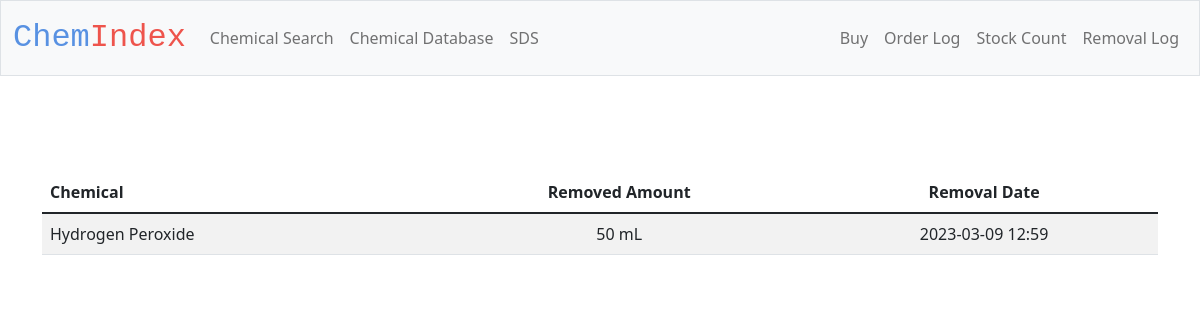
/removal_data, run on an earlier commit of the app's database.
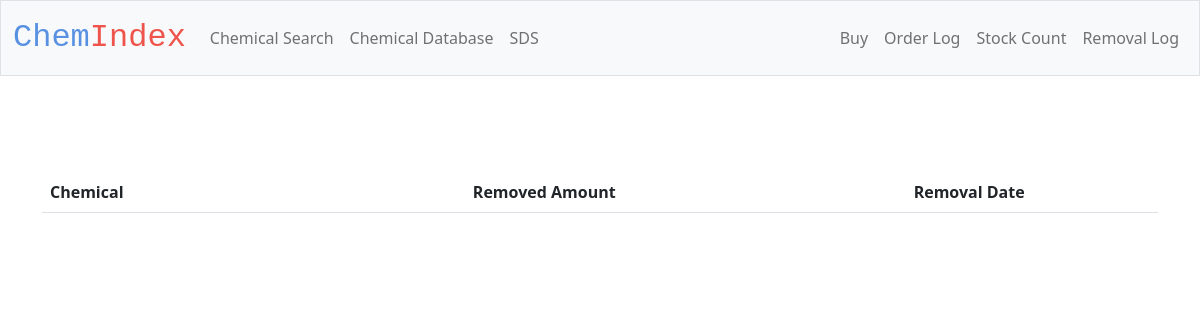
And on a later commit of the database.
### tables this page shows
CREATE TABLE orders (
    chemical TEXT NOT NULL,
    amount INTEGER NOT NULL,
    unit INTEGER NOT NULL, 
    time DATETIME NOT NULL,
    user TEXT, 
    priority INTEGER NOT NULL, purchase_time DATETIME);

### app.py (the view)
@app.route("/removal_data")
def removal_data():
    with sqlite3.connect(db_path) as db:
        data = db.execute("SELECT * FROM orders WHERE amount < 0 ORDER BY time DESC")
        return render_template("stock_removal.html", orders = data)

### templates/stock_removal.html (shortened to what this page needs)
{% extends "layout.html" %}
{% block main %}
<main class="container py-5">
    <table class="table table-striped" id ="purchase_table" name="purchase_table">
        <thead>
            <tr>
                <th class="text-start">Chemical</th>
                <th class="text-center"> Removed Amount</th>
                <th class="text-center">Removal Date</th>
            </tr>
        </thead>
       <tbody>
        {% for row in orders %}
                <tr>
                    <form action="/purchase" method="post">
                    <td class="text-start"> {{row[0]}}</td>
                    <td class="text-center">{{row[1] * -1}} {{row[2]}}</td>
                    <td class="text-center">{{row[3]}}</td>
                </tr>
        {% endfor %}
        </tbody>
    </table>
        </main>
{% endblock %}

What changed in the data, as far as the page shows it:
removed orders: chemical "Hydrogen Peroxide", amount "50", unit "mL", time "2023-03-09 12:59"
